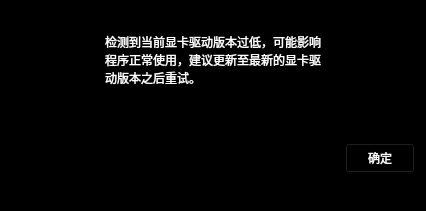
<?xml version="1.0" encoding="UTF-8"?>
<ui version="4.0">
 <class>AMDAdapterCheck</class>
 <widget class="QWidget" name="AMDAdapterCheck">
  <property name="geometry">
   <rect>
    <x>0</x>
    <y>0</y>
    <width>426</width>
    <height>211</height>
   </rect>
  </property>
  <property name="windowTitle">
   <string>AMDAdapterCheck</string>
  </property>
  <property name="styleSheet">
   <string notr="true">background-color: rgb(0, 0, 0);</string>
  </property>
  <layout class="QVBoxLayout" name="verticalLayout">
   <property name="spacing">
    <number>0</number>
   </property>
   <property name="leftMargin">
    <number>0</number>
   </property>
   <property name="topMargin">
    <number>0</number>
   </property>
   <property name="rightMargin">
    <number>0</number>
   </property>
   <property name="bottomMargin">
    <number>0</number>
   </property>
   <item>
    <widget class="QWidget" name="widget" native="true">
     <layout class="QHBoxLayout" name="horizontalLayout">
      <property name="topMargin">
       <number>25</number>
      </property>
      <item alignment="Qt::AlignHCenter">
       <widget class="QLabel" name="label">
        <property name="styleSheet">
         <string notr="true">color: rgb(255, 255, 255);
font: 12pt &quot;Arial&quot;;</string>
        </property>
        <property name="text">
         <string>检测到当前显卡驱动版本过低，可能影响
程序正常使用，建议更新至最新的显卡驱
动版本之后重试。</string>
        </property>
       </widget>
      </item>
     </layout>
    </widget>
   </item>
   <item>
    <widget class="QWidget" name="widget_2" native="true">
     <layout class="QHBoxLayout" name="horizontalLayout_2">
      <item>
       <spacer name="horizontalSpacer">
        <property name="orientation">
         <enum>Qt::Horizontal</enum>
        </property>
        <property name="sizeHint" stdset="0">
         <size>
          <width>40</width>
          <height>20</height>
         </size>
        </property>
       </spacer>
      </item>
      <item>
       <widget class="QPushButton" name="pushButton_accept">
        <property name="minimumSize">
         <size>
          <width>70</width>
          <height>30</height>
         </size>
        </property>
        <property name="maximumSize">
         <size>
          <width>70</width>
          <height>30</height>
         </size>
        </property>
        <property name="styleSheet">
         <string notr="true">border-image: url(:/sysButton/img/sysButton/okButtonOn.png);
color: rgb(255, 255, 255);
font: 10pt &quot;Arial&quot;;</string>
        </property>
        <property name="text">
         <string>确定</string>
        </property>
       </widget>
      </item>
     </layout>
    </widget>
   </item>
  </layout>
 </widget>
 <layoutdefault spacing="6" margin="11"/>
 <resources>
  <include location="VLive.qrc"/>
 </resources>
 <connections/>
</ui>
